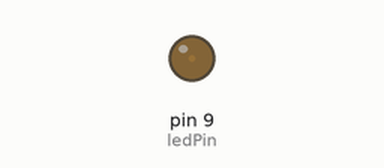
This sketch was run on a simulated Arduino Uno, built with avr-gcc and run on an emulated ATmega328P. Parts: output pins drawn as LEDs (lit = HIGH).

Above: at 0.05 s.
At 0.95 s:
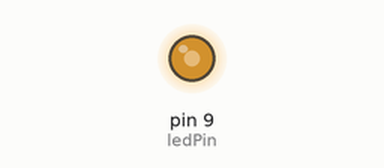
At 1.4 s:
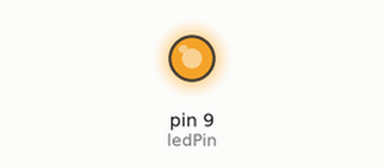
At 2.75 s:
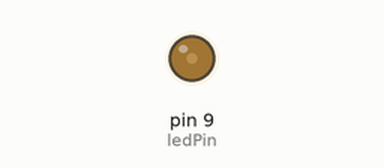
Timing chart, 0 to 7.0 s (numbered marks = the images above):
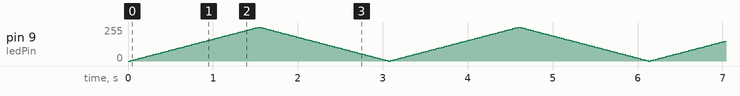

The sketch:

sketch.ino
```cpp
const int ledPin = 9; // Pin for LED
int brightness = 0;    // Initial brightness
int fadeAmount = 5;    // Amount to fade the LED

void setup() {
  pinMode(ledPin, OUTPUT);
}

void loop() {
  analogWrite(ledPin, brightness);
  brightness += fadeAmount;

  if (brightness <= 0 || brightness >= 255) {
    fadeAmount = -fadeAmount; // Reverse the direction of fading
  }
  delay(30);
}
```
